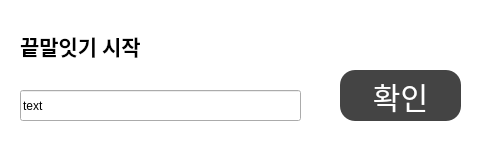
<?xml version="1.0" encoding="UTF-8"?>
<ui version="4.0">
 <class>MainWindow</class>
 <widget class="QMainWindow" name="MainWindow">
  <property name="geometry">
   <rect>
    <x>0</x>
    <y>0</y>
    <width>481</width>
    <height>145</height>
   </rect>
  </property>
  <property name="minimumSize">
   <size>
    <width>481</width>
    <height>145</height>
   </size>
  </property>
  <property name="maximumSize">
   <size>
    <width>481</width>
    <height>145</height>
   </size>
  </property>
  <property name="windowTitle">
   <string>WordRelay</string>
  </property>
  <property name="styleSheet">
   <string notr="true">#MainWindow {
background-color: white;
}</string>
  </property>
  <widget class="QWidget" name="centralwidget">
   <property name="styleSheet">
    <string notr="true">#centralwidget {
background-color: white;
}</string>
   </property>
   <widget class="QPushButton" name="btn1">
    <property name="geometry">
     <rect>
      <x>340</x>
      <y>70</y>
      <width>121</width>
      <height>51</height>
     </rect>
    </property>
    <property name="styleSheet">
     <string notr="true">#btn1 {
               background-color:#444;
               font-size: 30px;
               color: white;
               border-radius: 15px;
               }</string>
    </property>
    <property name="text">
     <string>확인</string>
    </property>
   </widget>
   <widget class="QLineEdit" name="lE1">
    <property name="geometry">
     <rect>
      <x>20</x>
      <y>90</y>
      <width>281</width>
      <height>31</height>
     </rect>
    </property>
    <property name="text">
     <string>text</string>
    </property>
   </widget>
   <widget class="QLabel" name="lb1">
    <property name="geometry">
     <rect>
      <x>20</x>
      <y>20</y>
      <width>281</width>
      <height>51</height>
     </rect>
    </property>
    <property name="font">
     <font>
      <family>Hack</family>
      <pointsize>16</pointsize>
      <weight>75</weight>
      <bold>true</bold>
     </font>
    </property>
    <property name="text">
     <string>끝말잇기 시작</string>
    </property>
    <property name="alignment">
     <set>Qt::AlignLeading|Qt::AlignLeft|Qt::AlignVCenter</set>
    </property>
   </widget>
  </widget>
 </widget>
 <resources/>
 <connections/>
</ui>
